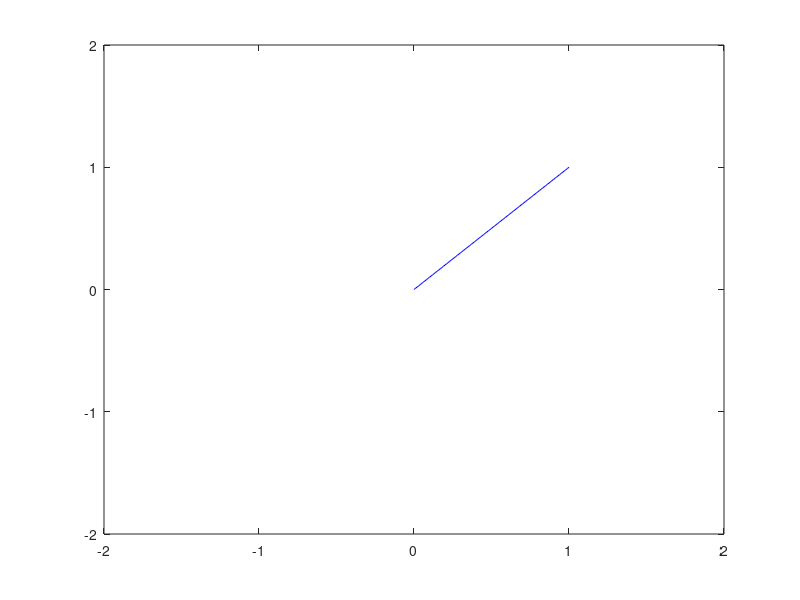

Reproduce this figure in MATLAB. (Note: this script raises an error after producing the figure.)
%% test rotations
% script where you can test how to rotate trajectories properly

x = linspace(0,1,101);
y = x;
figure;
plot(x,y,'b');xlim([-2 2]);ylim([-2 2]);vline(0);hline(0);grid on;

reverse_x = x - x(end);
reverse_y = y - y(end);
hold on;plot(reverse_x,reverse_y);

theta = atan2d(y(end),x(end));

% rotation matrix
R = [cosd(theta) sind(theta) ;...
    -sind(theta) cosd(theta)];
S1 = [reverse_x' reverse_y'];

S2 = S1*R;
reverse_x = S2(:,1);
reverse_y = S2(:,2);

hold on;plot(reverse_x,reverse_y);

